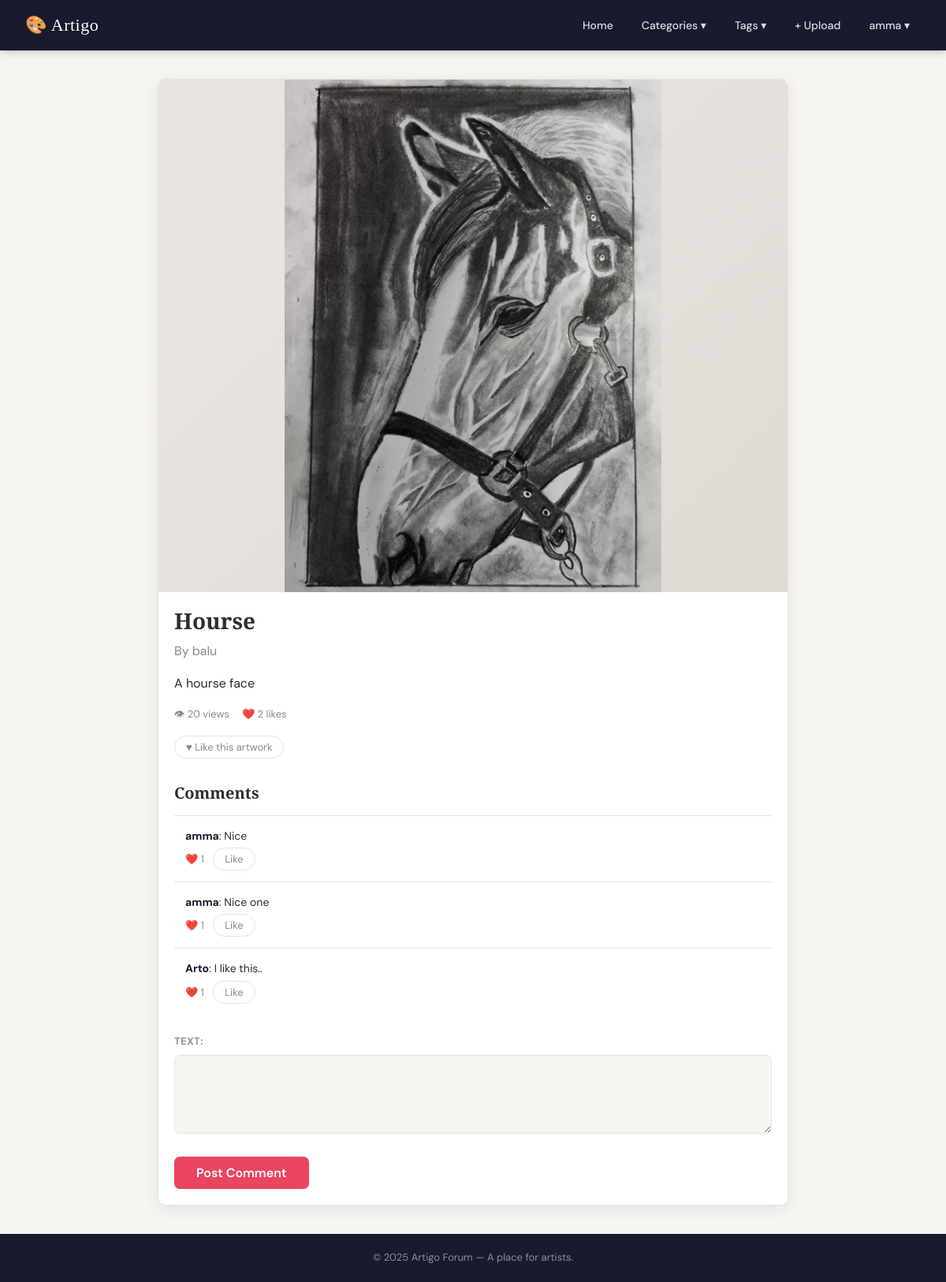
The page /art/1/ (signed in) on the database its author committed.
### forum/models.py (models this page shows, shortened)
class Artwork(models.Model):
    title = models.CharField(max_length=250)
    description = models.TextField()
    image = models.ImageField(upload_to='artworks/')
    created_by = models.ForeignKey(User, on_delete=models.CASCADE)
    created_at = models.DateTimeField(auto_now_add=True)
    views = models.IntegerField(default=0)
    likes = models.IntegerField(default=0)
    tags = models.ManyToManyField(Tags)
    catogories = models.ForeignKey(Catogories, on_delete=models.CASCADE)

class Comment(models.Model):
    artwork = models.ForeignKey(Artwork, on_delete=models.CASCADE)
    user = models.ForeignKey(User, on_delete=models.CASCADE)
    text = models.TextField()
    likes = models.IntegerField(default=0)
    parent = models.ForeignKey('self', null=True, blank=True, on_delete=models.CASCADE)
    created_at = models.DateTimeField(auto_now_add=True)

### forum/views.py (the view)
# urls.py: path('art/<int:artwork_id>/', art_detail, name='art_detail'),
def art_detail(request, artwork_id):
    artwork = get_object_or_404(Artwork, id=artwork_id)
    artwork.views += 1
    artwork.save()
    form = CommentForm()
    return render(request, 'art_detail.html', {'artwork': artwork, 'form': form})

### forum/forms.py
class CommentForm(forms.ModelForm):
    class Meta:
        model = Comment
        fields = ['text']
        widgets = {
            'text' : forms.Textarea(attrs={'rows':3, })
        }

### forum/templates/art_detail.html (shortened to what this page needs)
{% extends 'base.html' %}
{% block content %}
<div class="card" style="max-width:800px; margin: 0 auto;">
    <div class="art-detail-wrapper">
        <img src="{{ artwork.image.url }}" alt="{{ artwork.title }}">
    </div>
    <div class="card-body">
        <h1 style="font-size:28px; margin-bottom:8px;">{{ artwork.title }}</h1>
        <p style="color:var(--text-muted); margin-bottom:16px;">By {{ artwork.created_by.username }}</p>
        <p>{{ artwork.description }}</p>
        <div class="artwork-meta" style="margin: 16px 0;">
            <span>👁 {{ artwork.views }} views</span>
            <span>❤️ <span id="artwork-likes-{{ artwork.id }}">{{ artwork.likes }}</span> likes</span>
        </div>
        {% if user.is_authenticated %}
        <button class="like-btn" data-artwork-id="{{ artwork.id }}">♥ Like this artwork</button>
        {% endif %}
        <div class="comments-section" style="margin-top:32px;">
            <h2 style="font-size:20px; margin-bottom:16px;">Comments</h2>
            {% for comment in artwork.comment_set.all %}
            <div class="comment">
                <strong>{{ comment.user.username }}</strong>: {{ comment.text }}
                <div style="margin-top:4px; font-size:13px; color:var(--text-muted);">
                    ❤️ <span id="comment-likes-{{ comment.id }}">{{ comment.likes }}</span>
                    {% if user.is_authenticated %}
                    <button class="like-btn like-comment-btn" data-comment-id="{{ comment.id }}"
                        style="margin-left:8px;">Like</button>
                    {% endif %}
                </div>
            </div>
            {% empty %}
            <p style="color:var(--text-muted);">No comments yet. Be the first!</p>
            {% endfor %}
        </div>
        {% if user.is_authenticated %}
        <form method="POST" action="{% url 'add_comment' artwork.id %}" style="margin-top:24px;">
            {{ form.as_p }}
            <button type="submit" class="submit-btn" style="width:auto; padding:10px 28px;">Post Comment</button>
        </form>
        {% else %}
        <p style="margin-top:24px;"><a href="{% url 'login' %}">Login</a> to leave a comment.</p>
        {% endif %}
    </div>
</div>
{% endblock %}

### forum/templates/base.html (shortened to what this page needs)
{% load static %}
<!DOCTYPE html>
<html lang="en">
<head>
    <link rel="stylesheet" href="{% static 'css/style.css' %}">
</head>
<body>
    <header class="site-header">
        <a href="{% url 'home' %}" class="logo">🎨 Artigo</a>
        <nav class="nav">
            <a href="{% url 'home' %}">Home</a>
            <div class="dropdown">
                <button class="dropbtn">Categories ▾</button>
            </div>
            <div class="dropdown">
                <button class="dropbtn">Tags ▾</button>
            </div>
            {% if user.is_authenticated %}
                <a href="{% url 'upload_artwork' %}">+ Upload</a>
                <div class="dropdown">
                    <button class="dropbtn">{{ user.username }} ▾</button>
                </div>
            {% else %}
                <a href="{% url 'login' %}" class="btn-outline">Login</a>
                <a href="{% url 'signup' %}" class="btn-primary">Sign Up</a>
            {% endif %}
        </nav>
    </header>
    <main class="main-content">
        {% block content %}{% endblock %}
    </main>
    <footer class="site-footer">
        <p>© 2025 Artigo Forum — A place for artists.</p>
    </footer>
</body>
</html>

### forum/static/css/style.css (style rules this page uses)
:root { --primary: #1a1a2e; --accent: #e94560; --accent-hover: #c73652; --bg: #f7f5f2; --surface: #ffffff; --border: #e8e4df; --text: #2d2d2d; --text-muted: #888; --radius: 10px; --shadow: 0 4px 20px rgba(0,0,0,0.08); --font-body: 'DM Sans', sans-serif; --font-display: 'Playfair Display', serif; --header-height: 64px; }
*, *::before, *::after { box-sizing: border-box; margin: 0; padding: 0; }
body { font-family: var(--font-body); background-color: var(--bg); color: var(--text); line-height: 1.6; min-height: 100vh; display: flex; flex-direction: column; }
a { color: var(--accent); text-decoration: none; }
h1, h2, h3 { font-family: var(--font-display); line-height: 1.2; }
.site-header { background-color: var(--primary); height: var(--header-height); display: flex; align-items: center; justify-content: space-between; padding: 0 32px; position: sticky; top: 0; z-index: 100; box-shadow: 0 2px 10px rgba(0,0,0,0.2); }
.logo { font-family: var(--font-display); font-size: 22px; color: #fff; text-decoration: none; letter-spacing: 0.5px; }
.nav { display: flex; align-items: center; gap: 8px; }
.nav > a { color: rgba(255,255,255,0.85); padding: 8px 14px; border-radius: 6px; font-size: 14px; font-weight: 500; transition: background 0.2s; text-decoration: none; }
.dropdown { position: relative; }
.dropbtn { background: transparent; color: rgba(255,255,255,0.85); border: none; padding: 8px 14px; font-size: 14px; font-weight: 500; font-family: var(--font-body); cursor: pointer; border-radius: 6px; transition: background 0.2s; }
.main-content { flex: 1; max-width: 1100px; width: 100%; margin: 36px auto; padding: 0 24px; }
.card { background: var(--surface); border: 1px solid var(--border); border-radius: var(--radius); box-shadow: var(--shadow); overflow: hidden; transition: transform 0.2s, box-shadow 0.2s; }
.card-body { padding: 20px; }
.artwork-meta { display: flex; gap: 16px; font-size: 13px; color: var(--text-muted); margin-top: 10px; }
label { display: block; font-size: 13px; font-weight: 600; color: var(--text-muted); margin-bottom: 6px; text-transform: uppercase; letter-spacing: 0.5px; }
input[type="text"], input[type="password"], input[type="email"], input[type="file"], textarea, select { width: 100%; padding: 11px 14px; border: 1.5px solid var(--border); border-radius: 7px; font-size: 15px; font-family: var(--font-body); background: var(--bg); color: var(--text); transition: border-color 0.2s, box-shadow 0.2s; }
textarea { resize: vertical; min-height: 100px; }
form p { margin-bottom: 14px; }
form p label { display: block; font-size: 13px; font-weight: 600; color: var(--text-muted); margin-bottom: 6px; text-transform: uppercase; letter-spacing: 0.5px; }
.submit-btn { width: 100%; padding: 13px; background: var(--accent); color: #fff; border: none; border-radius: 7px; font-size: 16px; font-weight: 600; font-family: var(--font-body); cursor: pointer; transition: background 0.2s, transform 0.1s; margin-top: 8px; }
.comments-section { margin-top: 24px; }
.comment { padding: 14px; border-top: 1px solid var(--border); font-size: 14px; }
.comment strong { color: var(--primary); }
.like-btn { background: transparent; border: 1.5px solid var(--border); border-radius: 20px; padding: 5px 14px; font-size: 13px; cursor: pointer; color: var(--text-muted); font-family: var(--font-body); transition: all 0.2s; }
.site-footer { background: var(--primary); color: rgba(255,255,255,0.5); text-align: center; padding: 20px; font-size: 13px; margin-top: auto; }
.art-detail-wrapper { width: 100%; background-color: #e8e4df; background-image: linear-gradient(135deg, #e8e4df 25%, #dedad4 100%); display: flex; align-items: center; justify-content: center; max-height: 650px; overflow: hidden; }
.art-detail-wrapper img { max-width: 100%; max-height: 650px; width: auto; height: auto; object-fit: contain; display: block; }

### rows shown on the page
Artwork: image (picture), title "Hourse", created_by.username "balu", description "A hourse face", views "20", likes "2"
Comment: user.username "amma", text "Nice", likes "1"
Comment: user.username "amma", text "Nice one", likes "1"
Comment: user.username "Arto", text "I like this..", likes "1"

### other values the page prints
{{ user.username }} "amma"
